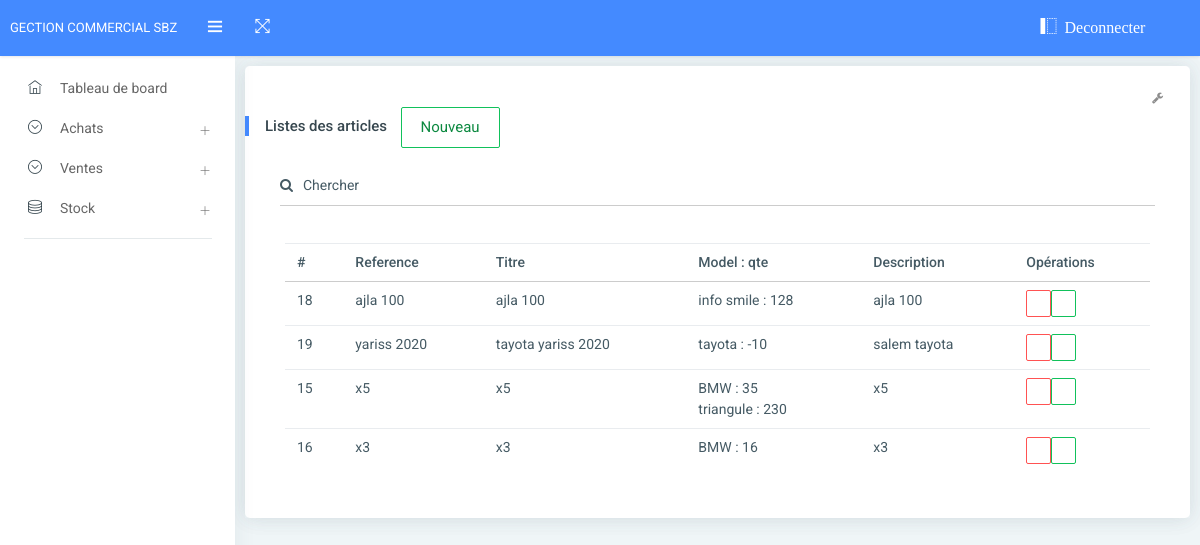
Page /articles.php (signed in) on the committed database.
### tables this page shows
CREATE TABLE IF NOT EXISTS `articles` (
  `id` int(11) NOT NULL AUTO_INCREMENT,
  `reference` varchar(30) NOT NULL,
  `titre` varchar(30) NOT NULL,
  `description` text NOT NULL,
  `qte_min` int(11) NOT NULL,
  PRIMARY KEY (`id`)
);

CREATE TABLE IF NOT EXISTS `articles_model` (
  `id` int(11) NOT NULL AUTO_INCREMENT,
  `id_article` int(11) NOT NULL,
  `id_model` int(11) NOT NULL,
  `qte` int(11) DEFAULT 0,
  `prix_achat` float NOT NULL DEFAULT 0,
  PRIMARY KEY (`id`)
);

CREATE TABLE IF NOT EXISTS `model` (
  `id` int(11) NOT NULL AUTO_INCREMENT,
  `nom` varchar(30) NOT NULL,
  `description` text DEFAULT NULL,
  PRIMARY KEY (`id`)
);

### functions.php (called while the page is built, shortened)
<?php
function getNameModel($id, $con)
{
  $sql = "select nom FROM `model` WHERE `id` ='{$id}' LIMIT 1";
  $result = $con->query($sql);
  if ($result->num_rows > 0) {
    $row = $result->fetch_assoc();
    return $row['nom'];
  } else {
    return ' ';
  }
}
function getArticleModelQte($id_article, $con)
{
  $sql = "select * FROM `articles_model` WHERE `id_article` ='{$id_article}'";
  $result = $con->query($sql);
  if ($result->num_rows > 0) {
    return $result;
  } else {
    return false;
  }
}

### articles.php (the view, shortened to what this page needs)
<?php
include_once('header.php');
?>
<div class="pcoded-main-container">
    <div class="pcoded-wrapper">
        <?php include_once('navbar.php');
        include_once('functions.php'); ?>
        <div class="pcoded-content">
            <div class="pcoded-inner-content">
                <div class="page-body">
                    <div class="card">
                        <div class="card-header">
                            <div class="card-header-right">
                                <ul class="list-unstyled card-option">
                                    <li><i class="fa fa fa-wrench open-card-option"></i></li>
                                </ul>
                            </div>
                            <?php
                            if (isset($_GET['mod'])) {
                                if ($_GET['mod'] != '') {
                                    $id = $_GET['mod'];
                                    $sql = "select * FROM `articles` WHERE `id` ='{$id}' LIMIT 1";
                                    $result = $con->query($sql);
                                    if ($result->num_rows > 0) {
                                        $row = $result->fetch_assoc();
                            ?>
                                        <br>
                                        <br>
                                        <div>
                                            <h2 class="center">Modifier un article</h2>
                                            <form action="apiArticles.php" method="POST" alt="<?php echo $row['id']; ?>">
                                                <input type="hidden" name="id_mod" value="<?php echo $row['id']; ?>" />
                                                <div class="form-group row">
                                                    <label class="col-sm-3 col-form-label"><b>Reference</b></label>
                                                    <div class="col-sm-9">
                                                        <input type="text" class="form-control" name="reference" value="<?php echo $row['reference']; ?>">
                                                    </div>
                                                </div>
                                                <div class="form-group row">
                                                    <label class="col-sm-3 col-form-label">Titre</label>
                                                    <div class="col-sm-9">
                                                        <input type="text" class="form-control" name="titre" value="<?php echo $row['titre']; ?>">
                                                    </div>
                                                </div>
                                                <div class="form-group row">
                                                    <label class="col-sm-3 col-form-label">Quantité minimal</label>
                                                    <div class="col-sm-9">
                                                        <input type="number" class="form-control" name="qte_min" value="<?php echo $row['qte_min']; ?>">
                                                    </div>
                                                </div>
                                                <div class="form-group row">
                                                    <label class="col-sm-3 col-form-label">Listes des models</label>
                                                    <div class="col-sm-9">
                                                        <div class="table-responsive">
                                                            <table class="table table-hover">
                                                                <tbody id="models">
                                                                    <?php
                                                                    $sql_am = "SELECT * FROM articles_model as am,model as m  WHERE am.id_model = m.id and `id_article` = " . $id;
                                                                    $result_am = $con->query($sql_am);
                                                                    $compteur = 0;
                                                                    if ($result_am->num_rows > 0) {
                                                                        while ($row22 = $result_am->fetch_assoc()) {
                                                                            echo "<tr alt='" . $row22['id'] . "'><th colspan='9'>" . $row22['nom'] . "</th><th colspan='2'>" . $row22['qte'] . "</th><th>";
                                                                            echo "<span style='display: initial;' class='delete_model btn btn-primary waves-effect' value='sam'>X</span>";
                                                                            echo "</th></tr>";
                                                                            $compteur++;
                                                                        }
                                                                    }
                                                                    ?>
                                                                </tbody>
                                                                <script>
                                                                </script>
                                                            </table>
                                                        </div>
                                                    </div>
                                                </div>
                                                <div class="form-group row">
                                                    <label class="col-sm-3 col-form-label">Model</label>
                                                    <div class="col-sm-9">
                                                        <select name="id_model_update" id="id_model_update" class="form-control">
                                                            <option value="0">Selectionner un model</option>
                                                            <?php
                                                            if ($compteur != 0) {
                                                                $sql22 = "select * FROM `model` where id != (select id_model FROM articles_model WHERE id_article=" . $id . ")";
                                                            } else {
                                                                $sql22 = "select * FROM `model`";
                                                            }
                                                            $result22 = $con->query($sql22);
                                                            if ($result22->num_rows > 0) {
                                                                while ($row22 = $result22->fetch_assoc()) {
                                                                    echo "<option value='" . $row22['id'] . "'>" . $row22["nom"] . "</option>";
                                                                }
                                                            }
                                                            ?>
                                                        </select>
                                                    </div>
                                                </div>
                                                <div class="form-group row">
                                                    <label class="col-sm-2 col-form-label text-muted">Description</label>
                                                    <div class="col-sm-10">
                                                        <textarea rows="5" cols="5" class="form-control" name="description"><?php echo $row['description']; ?></textarea>
                                                    </div>
                                                </div>
                                                <button class="btn btn-primary waves-effect" type="submit" value="enregistrer_modification" name="enregistrer_modification">Enregistrer modification</button>
                                                <button class="btn btn-primary waves-effect md-close" type="reset" value="vider">Vider</button>
                                            </form>
                                        </div>
                                    <?php
                                    } else {
                                        header("location: 404.php");
                                    }
                                }
                            } else {
                                    ?>
                                    <br>
                                    <h5>Listes des articles</h5>
                                    <button type="button" class="btn btn-success btn-outline-success waves-effect md-trigger" data-modal="modal-9">nouveau</button>
                                    <?php
                                    include_once('searchtext.php');
                                    $sql = "SELECT * FROM articles";
                                    ?>
                                    <div class="card-block table-border-style">
                                        <div class="table-responsive">
                                            <table class="table">
                                                <thead>
                                                    <tr>
                                                        <th>#</th>
                                                        <th>Reference</th>
                                                        <th>Titre</th>
                                                        <th>Model : qte</th>
                                                        <th>Description</th>
                                                        <th>Opérations</th>
                                                    </tr>
                                                </thead>
                                                <tbody>
                                                    <?php
                                                    $result = $con->query($sql);
                                                    if ($result->num_rows > 0) {
                                                        while ($row = $result->fetch_assoc()) {
                                                            $items = getArticleModelQte($row["id"], $con);
                                                            echo "<tr><td scope='row'>" . $row["id"] . "</td><td>" . $row["reference"] . "</td><td>" . $row["titre"] . "</td><td>";
                                                            if ($items) {
                                                                while ($row2 = $items->fetch_assoc()) {
                                                                    echo getNameModel($row2["id_model"], $con) . " : ";
                                                                    echo $row2["qte"] . '</br>';
                                                                }
                                                            }
                                                            echo "</td><td>" . $row["description"] . "</td><td>";
                                                    ?>
                                                            <a href="articles.php?info=<?= $row["id"]; ?>" class="info btn btn-danger btn-outline-danger waves-effect md-trigger btn-icon">
                                                                <i class="icofont icofont-eye-alt"></i>
                                                                <a href="articles.php?mod=<?= $row["id"]; ?>" class="btn btn-success btn-outline-success waves-effect md-trigger btn-icon">
                                                                    <i class="icofont icofont-exchange"></i>
                                                                </a>
                                                        <?php
                                                        }
                                                    } else {
                                                        echo "0 resultats";
                                                    }
                                                        ?>
                                                </tbody>
                                            </table>
                                        </div>
                                    </div>
                                        </div>
                        </div>
                    </div>
                <?php } ?>
                </div>
            </div>
        </div>
    </div>
</div>
<?php include_once('footer.php'); ?>

### rows in the picture
articles: id "18", reference "ajla 100", titre "ajla 100", description "ajla 100"
articles_model: id_model.nom "info smile", qte "128"
articles: id "19", reference "yariss 2020", titre "tayota yariss 2020", description "salem tayota"
articles_model: id_model.nom "tayota", qte "-10"
articles: id "15", reference "x5", titre "x5", description "x5"
articles_model: id_model.nom "BMW", qte "35"
articles_model: id_model.nom "triangule", qte "230"
articles: id "16", reference "x3", titre "x3", description "x3"
articles_model: id_model.nom "BMW", qte "16"
